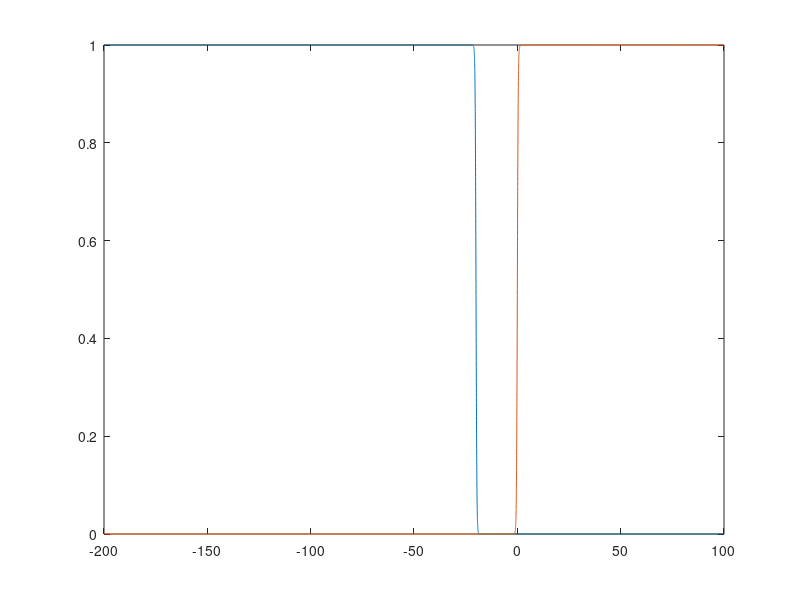

Reproduce this figure in MATLAB.
x = [-200:0.01:100];
nu = -2.8765 - 0.3882i;
ep = -0.2;
ep1 = -0.2;

unu = real((x+1).*exp(min(nu*x,200)));
    EXp   =  exp(min((x-0)/ep1,500));
    CHIp  =  1./(1+EXp);
    CHIpm = 1-CHIp;
    EX   =  exp(min(-(x-(-20))/ep,500));
    %  EX   =  exp(-(X-X0)/eps);
    CHI  =  1./(1+EX);

    figure(4)
    plot(x,[CHI',CHIp'])

    figure(1)
    plot(x,CHIp.*unu)